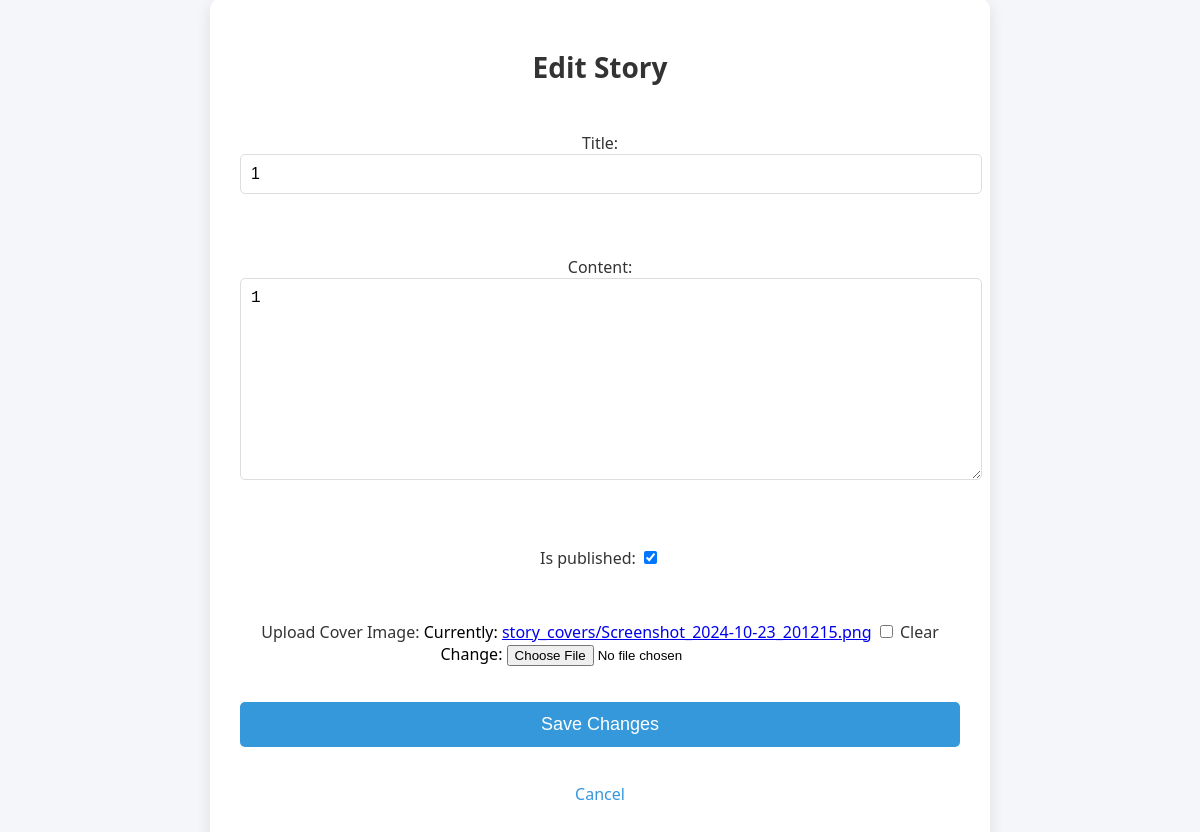
/story/67/edit/ (signed in), run on the app's committed database.
### stories/models.py (models this page shows, shortened)
class Story(models.Model):
    title = models.CharField(max_length=255)
    author = models.ForeignKey(User, on_delete=models.CASCADE)
    content = models.TextField()
    created_at = models.DateTimeField(auto_now_add=True)
    updated_at = models.DateTimeField(auto_now=True)
    is_published = models.BooleanField(default=True)
    cover_image = models.ImageField(upload_to='story_covers/', blank=True, null=True)
    genres = models.ManyToManyField(Genre, related_name="stories")  # Many-to-Many Relationship

### stories/views.py (the view)
# urls.py: path('story/<int:pk>/edit/', views.edit_story, name='edit_story'),
@login_required
def edit_story(request, pk):
    story = get_object_or_404(Story, pk=pk)
    if story.author != request.user:
        return redirect('story_list')  # Prevent unauthorized edits
    if request.method == 'POST':
        form = StoryForm(request.POST, request.FILES, instance=story)  # Add request.FILES
        if form.is_valid():
            form.save()
            return redirect('story_detail', pk=story.pk)
    else:
        form = StoryForm(instance=story)
    return render(request, 'stories/edit_story.html', {'form': form, 'story': story})

### stories/forms.py
class StoryForm(forms.ModelForm):
    class Meta:
        model = Story
        fields = ['title', 'content', 'is_published', 'cover_image']  # Include cover image
    cover_image = forms.ImageField(required=False, label="Upload Cover Image")  # Optional image field

### stories/templates/stories/edit_story.html (shortened to what this page needs)
<!DOCTYPE html>
<html lang="en">
<head>
    {% load static %}
    <link rel="stylesheet" href="{% static 'stories/edit_story.css' %}">
</head>
<body>
    <div class="container">
        <h1>Edit Story</h1>
        <form method="POST" enctype="multipart/form-data">
            {{ form.as_p }}
            <button type="submit">Save Changes</button>
        </form>
        <p><a href="{% url 'story_detail' pk=story.pk %}" class="cancel-link">Cancel</a></p>
    </div>
</body>
</html>

### stories/static/stories/edit_story.css (style rules this page uses)
body { font-family: 'Segoe UI', Tahoma, Geneva, Verdana, sans-serif; background-color: #f4f6f9; margin: 0; padding: 0; display: flex; justify-content: center; align-items: center; height: 100vh; }
.container { width: 60%; background-color: #fff; border-radius: 10px; box-shadow: 0 5px 15px rgba(0, 0, 0, 0.1); padding: 30px; margin-top: 50px; text-align: center; }
h1 { color: #333; font-size: 28px; margin-bottom: 30px; }
form { display: flex; flex-direction: column; gap: 20px; }
label { font-size: 16px; color: #333; margin-bottom: 5px; }
input[type="text"], textarea { padding: 10px; width: 100%; border: 1px solid #ddd; border-radius: 5px; font-size: 16px; margin-bottom: 10px; resize: vertical; }
button { padding: 12px 25px; background-color: #3498db; color: white; border: none; border-radius: 5px; font-size: 18px; cursor: pointer; width: 100%; }
.cancel-link { color: #3498db; font-size: 16px; text-decoration: none; margin-top: 20px; display: inline-block; }

### data on the page
Story: title "1", content "1", is_published "☑"
